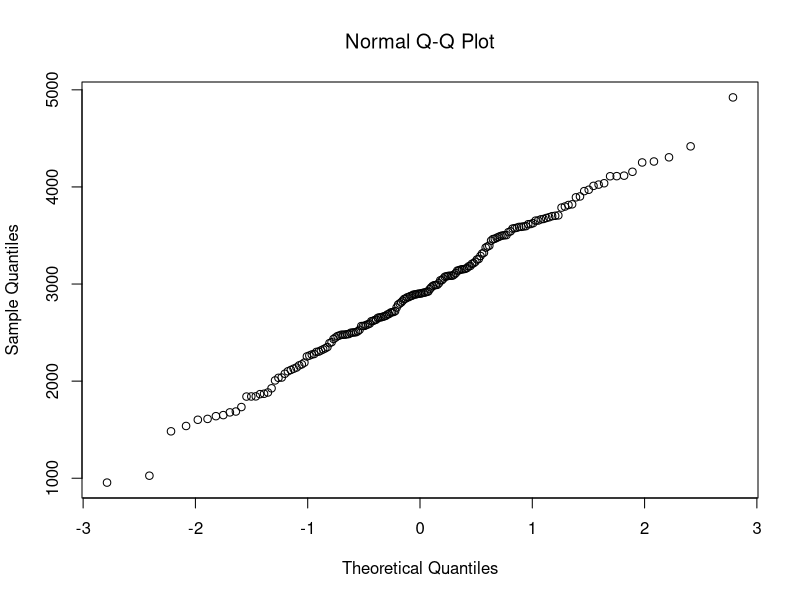
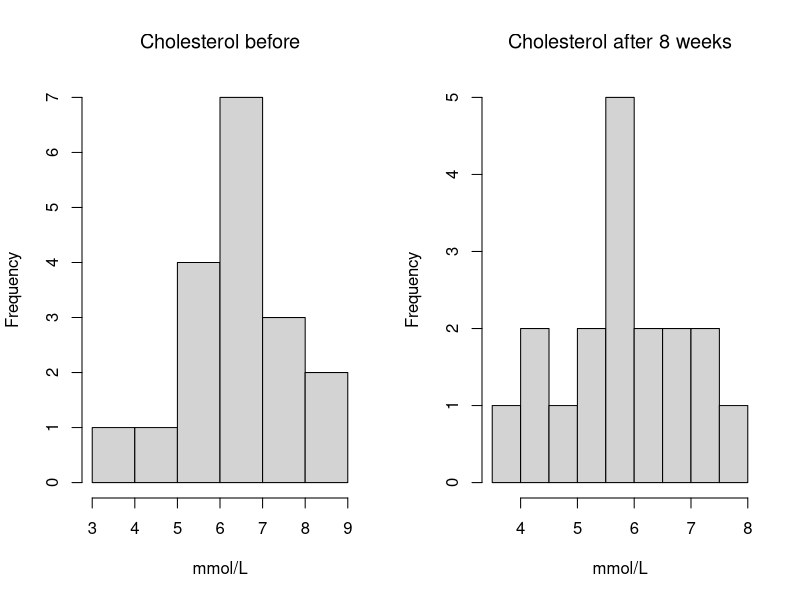
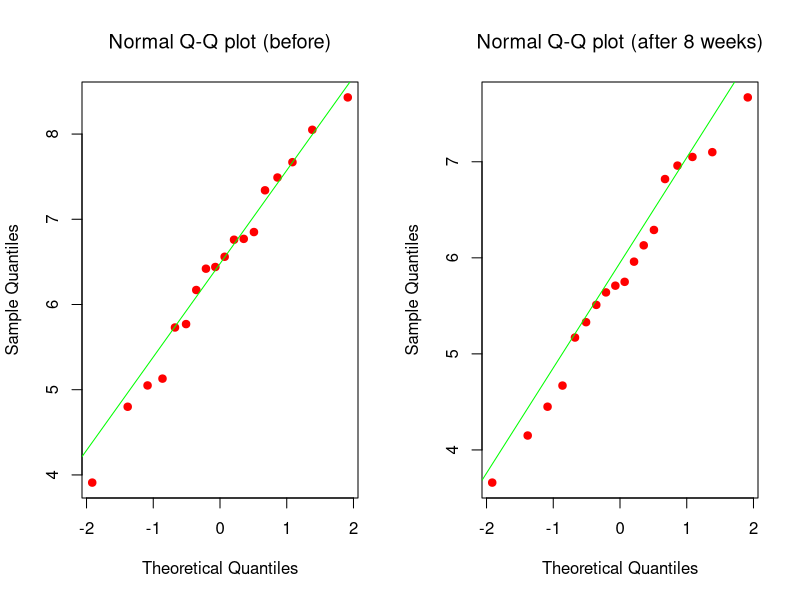
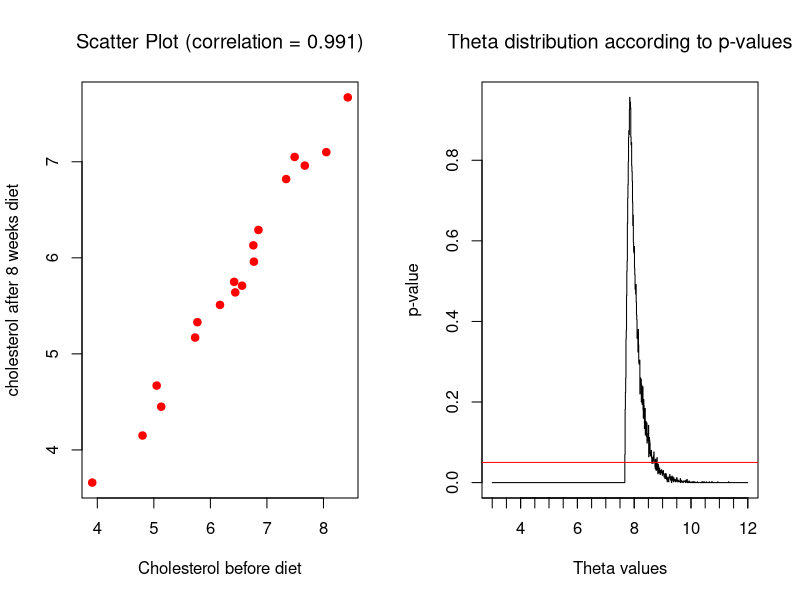
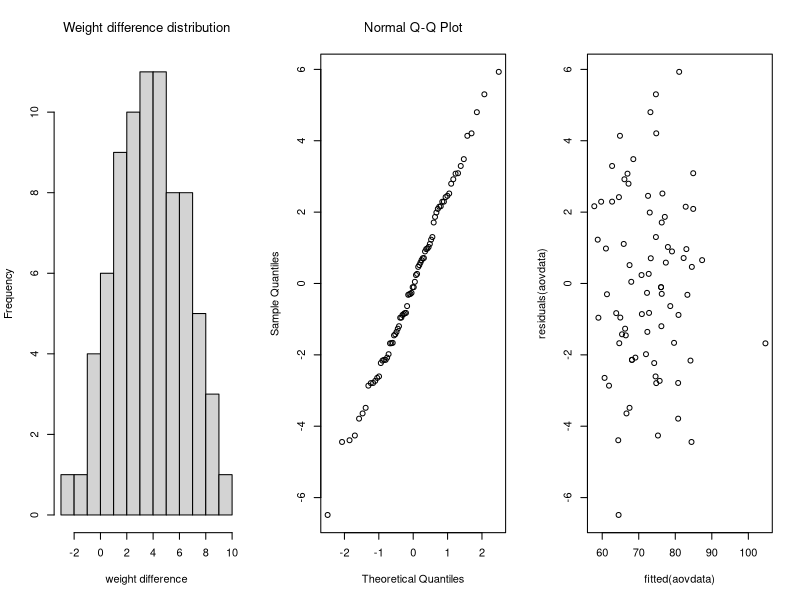
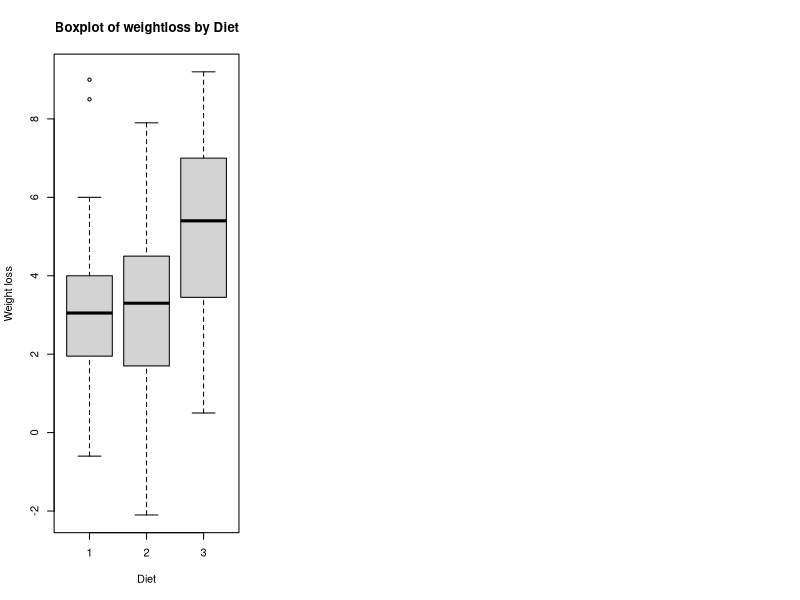
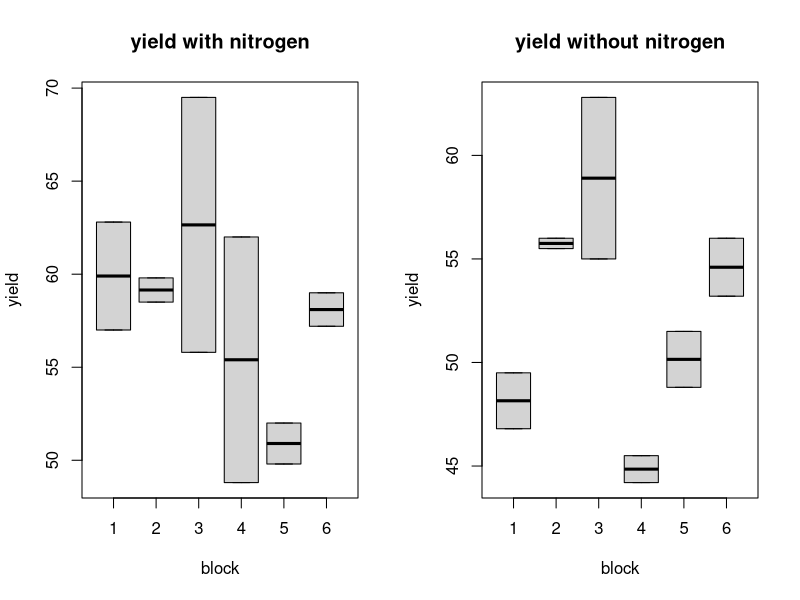
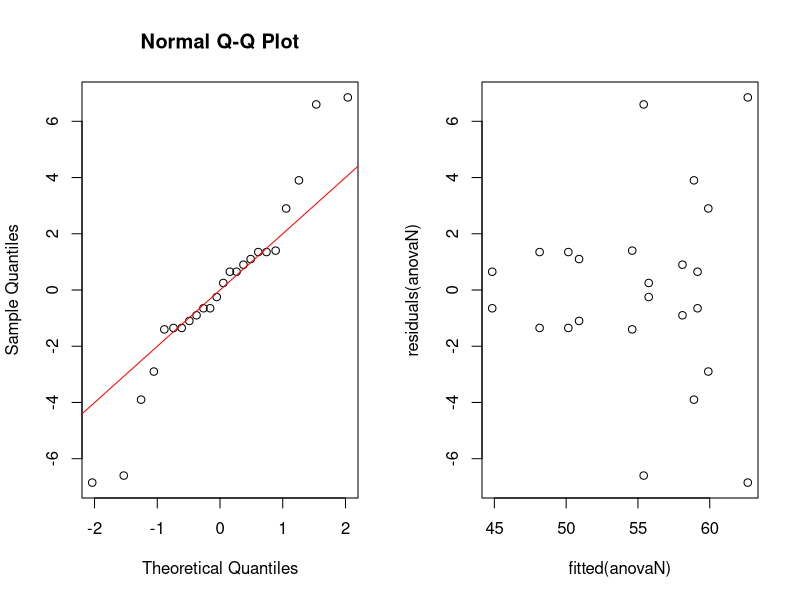

These figures' R source, in order:
## ---- chunk 1
knitr::opts_chunk$set(echo = TRUE)
## ---- chunk 2
  options(digits=4)
## ---- chunk 3
  df <- read.csv('Data/birthweight.txt')
  shapiro.test(df$birthweight)[2]
  qqnorm(df$birthweight, font.main=10)
## ---- chunk 4

  options(digits=3)
## ---- chunk 5
  n = nrow(df)
  mu = mean(df$birthweight)
  s = sd(df$birthweight)
  z_98p = 2.05
  m = z_98p*s/sqrt(n) # m = 1.96s/sqrt(n)
  bounded_CI = c(mu - m, mu + m); bounded_CI
## ---- chunk 6
  options(digits=6)
## ---- chunk 7
get_m = function(n) {
  s = sd(df$birthweight)
  z_98p = 2.05 # value from z score table for 98th percentile
  m = z_98p*s/sqrt(n)
  
  return(m)
}

for (sample_size in 1:1000) {
  lower_bound = mu - get_m(sample_size)
  upper_bound = mu + get_m(sample_size)
  CI_length = upper_bound - lower_bound
  if (CI_length <= 100) {
    break
  }
}
sample_size

# bootstrap 96%-CI:
B = 1000
Tstar = 1:B
for (i in 1:B){
  Xstar = sample(df$birthweight, replace=TRUE)
  Tstar[i] = mean(Xstar)
}
Tstar20 = quantile(Tstar, 0.020)
Tstar980 = quantile(Tstar, 0.980)
sum(Tstar<Tstar20)
## ---- chunk 8
  options(digits=8)
bootstrap_CI = c(2*mu-Tstar980,2*mu-Tstar20)
bootstrap_CI
## ---- chunk 9
t.test(df$birthweight, mu=2800, alt="g")
## ---- chunk 10
  options(digits=4)
## ---- chunk 11
# sign test
p_value = binom.test(sum(df$birthweight > 2800), length(df$birthweight), alt='g')[3]
## ---- chunk 12
sprintf(p_value, fmt = '%#.4f') 
## ---- chunk 13
B = 1000
psign = numeric(B)
pttest = numeric(B)
n = 50
for(i in 1:B) {
  x = sample(df$birthweight, n)
  psign[i] = binom.test(sum(x>2800), n, alt='g')[[3]]
  pttest[i] = t.test(x, mu=2800, alt='g')[[3]]
}
power_sign = sum(psign<0.05)/B
power_ttest = sum(pttest<0.05)/B
## ---- chunk 14
  options(digits=6)
## ---- chunk 15
c(power_sign, power_ttest)
## ---- chunk 16
n = 100
p_lower = 0.25
sample_probabilities = numeric(n)
for(i in 1:n){
  x = sample(df$birthweight, n)
  sample_probabilities[i] = sum(x < 2600)/n
}
s = sd(sample_probabilities)
p_estimate = mean(sample_probabilities)
m = p_estimate - p_lower;m 
p_upper = p_estimate + m
c(p_lower, p_estimate, p_upper)

z_alpha = m/s;z_alpha#I think this is t-value, because we don't have population standart deviation, if it is z- than this test was done with 98% confidence
## ---- chunk 17
p_val = numeric(100)
for(i in 1:100) {
  males_u2600 = 34
  females_u2600 = 28
  males_a2600 = 61
  females_a2600 = 65
  under_2600 = df$birthweight[df$birthweight < 2600]
  above_2600 = df$birthweight[df$birthweight > 2600]
  under_2600
  samples_males_u2600_i = sample(1:length(under_2600), males_u2600)
  samples_males_u2600 = under_2600[samples_males_u2600_i]
  samples_females_u2600 = under_2600[-samples_males_u2600_i]
  samples_males_a2600_i = sample(1:length(above_2600), males_a2600)
  samples_males_a2600 = above_2600[samples_males_a2600_i]
  samples_females_a2600 = above_2600[-samples_males_a2600_i]
  
  samples_males = c(samples_males_a2600, samples_males_u2600)
  samples_females = c(samples_females_a2600, samples_females_u2600)
  p_val[i] = t.test(samples_males, samples_females)[[3]]
}
## ---- chunk 18
  options(digits=4)
## ---- chunk 19
mean(p_val)
## ---- chunk 20
male_less2600 = 34
female_less2600 = 28

male_above2600 = 61
female_above2600 = 65

gender_pr_test = binom.test(x=male_above2600+male_less2600, nrow(df))
proportions_test = prop.test(c(male_above2600, female_above2600),c(male_above2600+male_less2600,female_above2600+female_less2600))
paste("p-value for testing that probability to be born female/male is equal to 0.5:", round(gender_pr_test$p.value, 3))
paste("p-value for testing whether proportions of female and male birth weights above 2600 are equal:",round(proportions_test$p.value, 3))
## ---- chunk 21
df = read.csv('Data/cholesterol.txt', header = TRUE, sep = "")
par(mfrow=c(1,2))
hist(df$Before, main = 'Cholesterol before', xlab = 'mmol/L', font.main=10)
hist(df$After8weeks, main = 'Cholesterol after 8 weeks', xlab = 'mmol/L', font.main=10)
## ---- chunk 22
par(mfrow=c(1,2))
qqnorm(df$Before, col='red', pch=19, main="Normal Q-Q plot (before)", font.main=10)
qqline(df$Before, col='green')
qqnorm(df$After8weeks, col='red', pch=19, main="Normal Q-Q plot (after 8 weeks)", font.main=10)
qqline(df$After8weeks, col='green')
## ---- chunk 23
plot(df$Before, df$After8weeks, xlab = "Cholesterol before diet",
     ylab = "cholesterol after 8 weeks diet",
     main = paste("Scatter Plot (correlation = ", round(cor(df$Before,df$After8weeks), 3),
                  collapes=")", sep=""), col='red',pch = 19, font.main=10)
## ---- chunk 24
ttest = t.test(df$Before, df$After8weeks, alt='g', paired=TRUE)
print(paste("p-value of two-paired t-test: ",round(ttest$p.value,3)))
wilcox_test = wilcox.test(df$Before, df$After8weeks, alt='g',paired = TRUE)
print(paste("p-value of two-paired Wilcoxon signed rank test: ",round(wilcox_test$p.value,3)))
## ---- chunk 25
sample_maxs <- c()
n = 1000
for (i in 1:n){
  sample_maxs[i] = max(sample(df$After8weeks, nrow(df), replace=TRUE))
}
estimated_upper_limit = mean(sample_maxs)
cat("Estimated Theta:", estimated_upper_limit, "\n") 
cat("Confidence interval:", quantile(sample_maxs, probs=c(0.025,0.975 )))
## ---- chunk 26

theta = 3.00; t=max(df$After8weeks); counter = 1;B=1000;
tstar=numeric(B); p_values = c(); thetas = c();
while (theta <= 12) {
  for (i in 1:B){
    xstar = runif(n=nrow(df), min=3, max=theta)
    tstar[i]=max(xstar)
    }
  p_left=sum(tstar<t)/B; p_right=sum(tstar>t)/B;
  p_values[counter]= 2*min(p_left,p_right)
  thetas[counter] = theta
  counter = counter + 1
  theta = theta + 0.01 #increment theta by  0.01
}
plot(x=thetas, y = p_values, type = "S", xlab = "Theta values", ylab="p-value", main = "Theta distribution according to p-values", font.main=10)
axis(1,at=seq(0,12,0.5),labels=NA)
abline(a=0.05,b=0, col='red')

df_theta = data.frame(thetas,p_values)
df_theta = dplyr::filter(df_theta, p_values > 0.05)
interval <- c(min(df_theta$theta), max(df_theta$theta))

print(interval)

## ---- chunk 27
binom.test(sum(df$After8weeks > 6), nrow(df), alt='g')

binom.test(sum(df$After8weeks > 4.5), nrow(df), alt='g', p=0.25)
## ---- chunk 28
library(dplyr)
library(multcomp)
## ---- chunk 29
data <- read.csv("Data/diet.txt",header = TRUE, sep = "")
## ---- chunk 30
aovdata = lm(preweight~weight6weeks, data=data)
par(mfrow=c(1, 3))
hist(data$preweight - data$weight6weeks, breaks=10, font.main=10, main="Weight difference distribution", xlab="weight difference")
qqnorm(residuals(aovdata), font.main=10)
plot(fitted(aovdata),residuals(aovdata), font.main=10)

t.test(data$preweight, data$weight6weeks, paired=TRUE)
## ---- chunk 31
model_b <- aov(preweight - weight6weeks ~ diet, data=data)
summary(model_b)

boxplot((preweight-weight6weeks) ~ diet, data = data, xlab = "Diet", ylab = "Weight loss", main = "Boxplot of weightloss by Diet")
## ---- chunk 32
data$gender = as.factor(data$gender)
data$diet =  as.factor(data$diet)

model_c <- lm(preweight - weight6weeks ~ diet * gender, data = data)
anova(model_c)

## ---- chunk 33
diet_1 = filter(data, diet==1) 
diet_2 = filter(data, diet==2) 
diet_3 = filter(data, diet==3)

avg_loss_diet_1 = mean(diet_1$preweight) - mean(diet_1$weight6weeks)
avg_loss_diet_2 = mean(diet_2$preweight) - mean(diet_2$weight6weeks)
avg_loss_diet_3 = mean(diet_3$preweight) - mean(diet_3$weight6weeks)

diet_1_predicted = mean(diet_1$preweight) - avg_loss_diet_1; diet_1_predicted
diet_2_predicted = mean(diet_2$preweight) - avg_loss_diet_2; diet_2_predicted
diet_3_predicted = mean(diet_3$preweight) - avg_loss_diet_3; diet_3_predicted
## ---- chunk 34
I=6; J=3; N=2
rbind(rep(1:I,each=N*J),rep(1:J,N*I),sample(1:(N*I*J)))

#I think this is correct:
I=3; B=6; N=2
for (i in 1:B) print(sample(1:(N*I)))
#interpretation: rows correspond to blocks, columns correspond 2 repretitions of fertilizers (N,P,K,N,P,K), cells experimental units.

#For block 1 assign unit 3 to treatment 1, unit 1 to treatment 2, etc., for block
#2 assign unit 4 to treatment 1, unit 3 to treatment 2, etc.

## ---- chunk 35
df = MASS::npk
df_nitrogen = dplyr::filter(df, N == 1)
df_no_nitrogen =  dplyr::filter(df, N == 0)
par(mfrow=c(1,2))
boxplot(yield ~ block, data=df_nitrogen, main="yield with nitrogen"); boxplot(yield ~ block, data=df_no_nitrogen, main='yield without nitrogen')
## ---- chunk 36
df$block = as.factor(df$block)
df$N = as.factor(df$N)
anovaN = lm(yield ~ block * N,data=df);anova(anovaN)

par(mfrow=c(1,2))
qqnorm(residuals(anovaN));qqline(residuals(anovaN),col='red') ;plot(fitted(anovaN),residuals(anovaN))


## ---- chunk 37
additive_model = lm(yield ~ block + N,data=df);anova(additive_model)

## ---- chunk 38
par(mfrow=c(1,2))
interaction.plot(df$block,df$N,df$yield, trace.label='Nitrogen',xlab='block',ylab='yield')
interaction.plot(df$N, df$block, df$yield, trace.label='Block', xlab='nitrogen', ylab='yield')
## ---- chunk 39
df$K = as.factor(df$K)
df$P = as.factor(df$P)
model_a = lm(yield ~ N + P + block*K, data=df); anova(model_a)
model_b = lm(yield ~ N + K + block*P, data=df); anova(model_b)
model_c = lm(yield ~ K + P + block*N, data=df); anova(model_c)
model_d = lm(yield ~ N + K + P + block, data=df); anova(model_d) # we should use this
#model_e = lm(yield ~ N + K + block, data=df);anova(model_e)
## ---- chunk 40
library(lme4)
yieldlmer=lmer(yield~N+P+K+(1|block),REML=FALSE,data=df); summary(yieldlmer)
yieldlmer1=lmer(yield~(1|block),REML=FALSE,data=df)
anova(yieldlmer1,yieldlmer)
